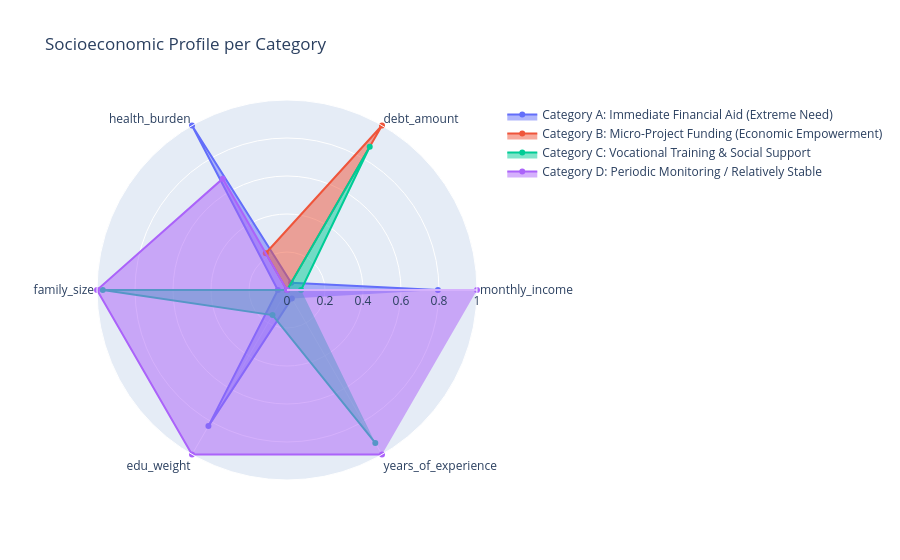

The code cell stored with this chart in its notebook:
### Markdown cell above
___

### Code cell
plot_features = ['monthly_income', 'debt_amount', 'health_burden', 'family_size', 'edu_weight', 'years_of_experience']
cluster_avg = df.groupby('category_name')[plot_features].mean()

scaler_radar = MinMaxScaler()
cluster_avg_scaled = pd.DataFrame(scaler_radar.fit_transform(cluster_avg), columns=plot_features, index=cluster_avg.index)

fig = go.Figure()
for cat in cluster_avg_scaled.index:
    fig.add_trace(go.Scatterpolar(
        r=cluster_avg_scaled.loc[cat].values,
        theta=plot_features,
        fill='toself',
        name=cat
    ))

fig.update_layout(title="Socioeconomic Profile per Category", polar=dict(radialaxis=dict(visible=True, range=[0, 1])))
fig.show()

### Figure 1 — Plotly figure (JSON) as saved in the notebook; plotly's stock layout.template omitted (floating-point values rounded to 4 significant figures)
{"data": [{"fill": "toself", "name": "Category A: Immediate Financial Aid (Extreme Need)", "r": [0.7942, 0.04424, 1.0, 0.0482, 0.8271, 0.05099], "theta": ["monthly_income", "debt_amount", "health_burden", "family_size", "edu_weight", "years_of_experience"], "type": "scatterpolar"}, {"fill": "toself", "name": "Category B: Micro-Project Funding (Economic Empowerment)", "r": [0.0, 1.0, 0.2236, 0.0, 0.0, 0.0], "theta": ["monthly_income", "debt_amount", "health_burden", "family_size", "edu_weight", "years_of_experience"], "type": "scatterpolar"}, {"fill": "toself", "name": "Category C: Vocational Training & Social Support", "r": [0.07394, 0.8707, 0.0, 0.9696, 0.1524, 0.9295], "theta": ["monthly_income", "debt_amount", "health_burden", "family_size", "edu_weight", "years_of_experience"], "type": "scatterpolar"}, {"fill": "toself", "name": "Category D: Periodic Monitoring / Relatively Stable", "r": [1.0, 0.0, 0.6766, 1.0, 1.0, 1.0], "theta": ["monthly_income", "debt_amount", "health_burden", "family_size", "edu_weight", "years_of_experience"], "type": "scatterpolar"}], "layout": {"polar": {"radialaxis": {"range": [0, 1], "visible": true}}, "title": {"text": "Socioeconomic Profile per Category"}}}
